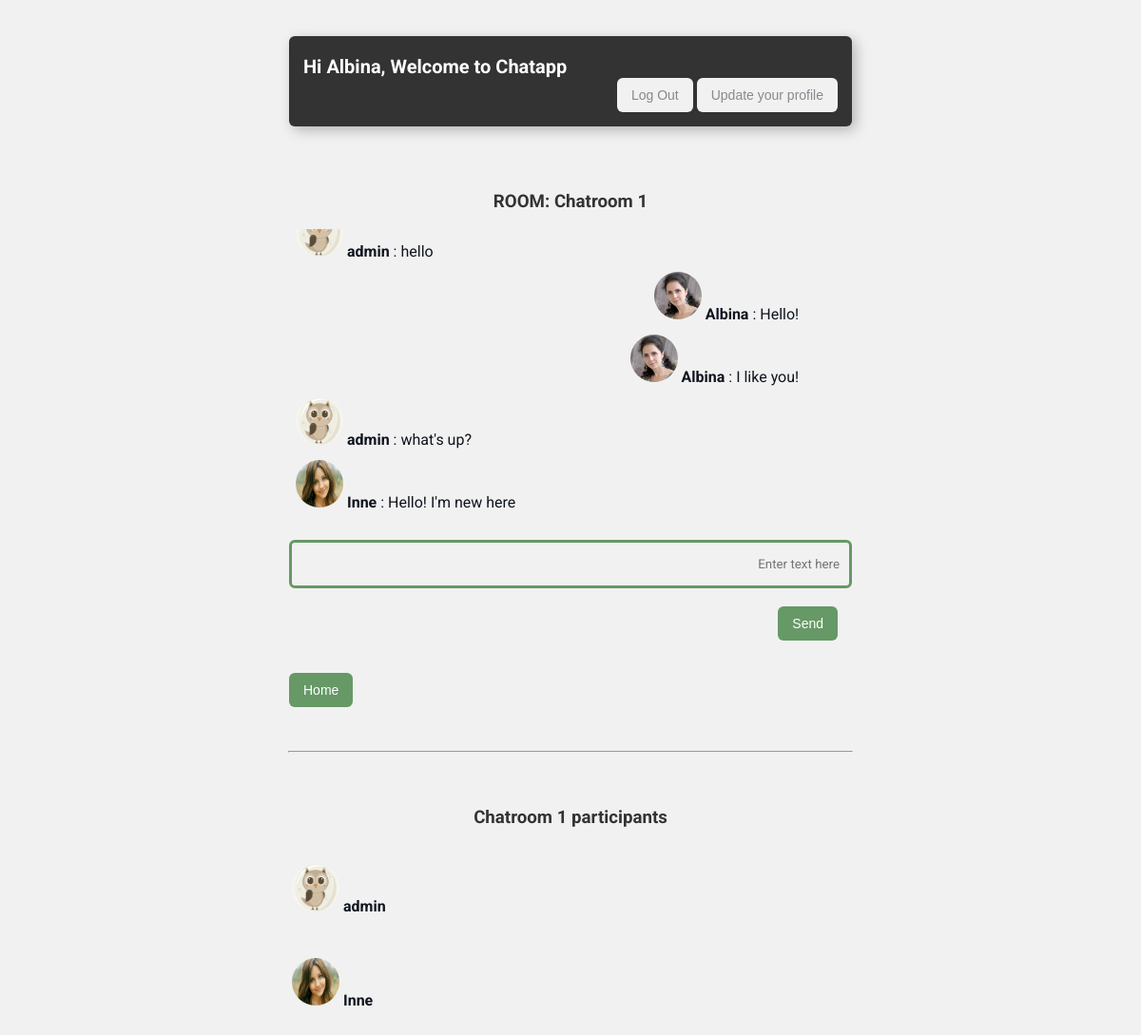
Page /chat_1/ (signed in) on the committed database.
### chatapp/models.py (models this page shows, shortened)
class User(AbstractUser):
    image = models.ImageField(upload_to="media/")

class Room(models.Model):
    name = models.CharField(max_length=20)
    slug = models.SlugField(max_length=100)

class Message(models.Model):
    user = models.ForeignKey(User, on_delete=models.CASCADE)
    content = models.TextField()
    room = models.ForeignKey(Room, on_delete=models.CASCADE)
    created_on = models.DateTimeField(auto_now_add=True)

### chatapp/views.py (the view)
# urls.py: path("<str:slug>/", views.room, name="room"),
def room(request, slug):
    room_name = Room.objects.get(slug=slug).name
    messages = Message.objects.filter(room=Room.objects.get(slug=slug))
    users = User.objects.filter(message__room=Room.objects.get(slug=slug)).distinct()
    context = {
        "slug": slug,
        "room_name": room_name,
        "messages":messages,
        "users":users,
        }
    return render(request, "room.html", context)

### templates/room.html (shortened to what this page needs)
{% extends 'base.html' %}
{% load static %}
{% block content %}
{% if user.is_authenticated %}
  <div class="container">
    <div>
        <div>
            <div class="sign">
              <h3>ROOM: {{room_name}}</h3>
            </div>
            <form>
                <div style="chat-field">
                    {% if messages %}
                      <div  id="chatbox" style="padding: 4px 2px;max-height: 300px; overflow-y: scroll">
                         {% for message in messages %}
                            <div class="chat-message {% if message.user == request.user %}text-right{% else %}text-left{% endif %}">
                              <b><img src="../media/{{message.user.image}}" alt="image"> {{ message.user.username }} </b> : {{ message.content }}<br>
                            </div>
                         {% endfor %}
                      </div>
                    {% else %}
                          <div id="chatbox" ></div>
                          <h4>No Messages in this Room.</h4>
                    {% endif %}
                </div>
            <br/>
            <div class="form-group">
                <input class="textarea" placeholder="Enter text here" id="my_input" type="text" required></br>
            </div>
            <br/>
            <div class="button-right">
                <input class="btn button-green" id="submit_button" type="button" value="Send">
            </div>
            <br>
            <a href="/"><button type="button" class="btn button-green">Home</button></a>
            </form>
        </div>
    </div>
</div>
<br>
<br>
<hr>
<div class="container">
    <div class="sign">
        <h3>{{room_name}} participants</h3>
    </div>
    {% if users %}
        <table style="table">
            {% for user in users %}
                {% if not user == request.user %}
                    <tr>
                        <td>
                                <p><b><img src="../media/{{user.image}}" alt="image" > {{ user.username }} </b></p>
                        </td>
                    </tr>
                {% endif %}
            {% endfor %}
        </table>
    {% else %}
        <h3>No users. May appear soon!</h3>
    {% endif %}
    </div>
{% endif %}
<br/>
{% endblock %}

### templates/base.html (shortened to what this page needs)
{% load static %}
<!doctype html>
<html lang="en">
  <head>
    <link rel="stylesheet" type="text/css" href="{% static 'css/style.css' %}"/>
  </head>
  <body>
    <div class="container">
      <div class="header">
        {% block header%}
          <div class="welcome-sign">
            Hi <b>{{ user.username }}</b>, Welcome to Chatapp
          </div>
          <div class="button-right">
            <a href="/accounts/logout/">
              <button type="button" class="btn">Log Out</button>
            <a href="/accounts/update/">
              <button type="button" class="btn">Update your profile</button>
            </a>
          </div>
        {% endblock %}
      </div>
    </div>
    <br/>
    <main>
      {% block content %}
      {% endblock %}
    </main>
  </body>
</html>

### static/css/style.css (style rules this page uses)
body { background-color: #f1f1f1; color: #0f141e; font-size: 16px; font-weight: normal; font-family: 'Roboto', sans-serif; }
a { color: #0f141e; text-decoration: none; }
h3 { font-family: inherit; color: #333333; }
.container { max-width: 50%; margin: auto; padding-top: 30px; justify-content: center; }
.header { max-width: 100%; margin: auto; padding-top: 20px; background: #333333; border-radius: 6px; box-shadow: 4px 4px 14px rgba(0, 0, 0, 0.25); }
.welcome-sign { color: white; margin: 0; font-style: inherit; font-size: 20px; font-weight: bold; text-decoration: none; padding: 0 0 0 15px; }
.btn { background: #f1f1f1; color: #86898f; padding: 10px 15px; border: white; border-radius: 6px; font-style: inherit; font-size: 14px; cursor: pointer; }
.button-green { background: #669966; color: white; text-align: right; }
.button-right { text-align: right; padding: 0 15px 15px 0; }
.sign { text-align: center; text-style: inherit; color: #A9A9A9; }
.chat-message { margin:0 auto; display: block; width: 90%; border: none; border-radius: 6px; margin: 2px 0px; padding: 5px; text-style: inherit; }
.text-right { text-align: right; }
.text-left { text-align: left; }
img { width: 50px; height: 50px; border-radius: 25px; }
hr { width: 50%; }
.form-group input, .form-group textarea { width: 100%; box-sizing: border-box; border: solid #669966; border-radius: 6px; background: transparent; color: #000; padding: 15px 10px 15px; outline: none; font-family: inherit; text-align: right; }

### rows in the picture
User: username "Albina"
Room: name "Chatroom 1"
Message: user.image (picture), user.username "admin", content "hello"
Message: user.image (picture), user.username "Albina", content "Hello!"
Message: user.image (picture), user.username "Albina", content "I like you!"
Message: user.image (picture), user.username "admin", content "what's up?"
Message: user.image (picture), user.username "Inne", content "Hello! I'm new here"
User: image (picture), username "admin"
User: image (picture), username "Inne"
